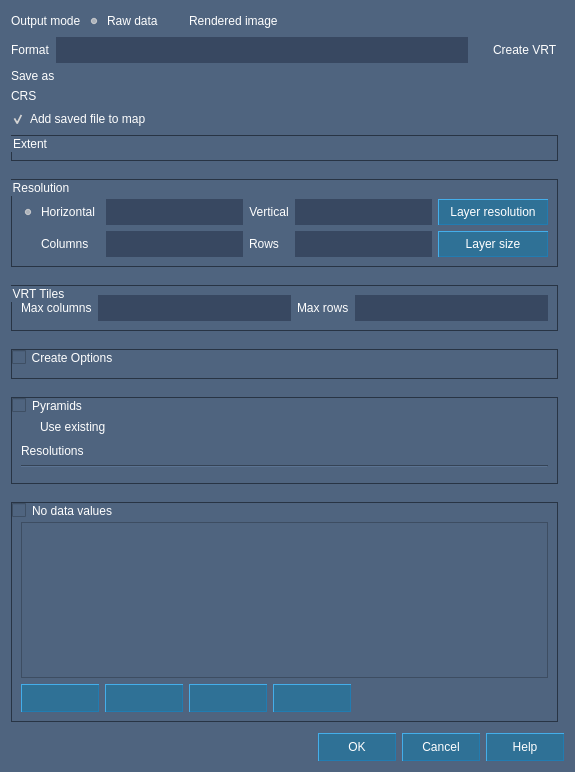
<?xml version="1.0" encoding="UTF-8"?>
<ui version="4.0">
 <class>QgsRasterLayerSaveAsDialogBase</class>
 <widget class="QDialog" name="QgsRasterLayerSaveAsDialogBase">
  <property name="geometry">
   <rect>
    <x>0</x>
    <y>0</y>
    <width>575</width>
    <height>772</height>
   </rect>
  </property>
  <property name="windowTitle">
   <string>Save Raster Layer as...</string>
  </property>
  <property name="styleSheet">
   <string notr="true">QWidget{
	color:#ffffff;
	background-color:#4f647f;
}


QPushButton{
	color:#ffffff;
	width:76px;
	height:26px;
	background-color:#2f7196;
	border-top:1px solid #44aeea;
	border-left:1px solid #44aeea;
	border-bottom:1px solid #217cb1;
	border-right:1px solid #217cb1;
}

QPushButton:hover{
	color:#ffffff;
	background-color:#0f8dc8;
}

QPushButton:pressed{
	color:#ffffff;
	background-color:#256081;
	border:1px solid #44aeea;	
}</string>
  </property>
  <layout class="QVBoxLayout" name="verticalLayout">
   <item>
    <layout class="QHBoxLayout" name="horizontalLayout_6">
     <item>
      <widget class="QLabel" name="mModeLabel">
       <property name="styleSheet">
        <string notr="true">QLabel{
	color:#ffffff;
	background-color:transparent;
}</string>
       </property>
       <property name="text">
        <string>Output mode</string>
       </property>
      </widget>
     </item>
     <item>
      <widget class="QRadioButton" name="mRawModeRadioButton">
       <property name="toolTip">
        <string>Write out raw raster layer data. Optionally user defined no data values may be applied.</string>
       </property>
       <property name="styleSheet">
        <string notr="true">QRadioButton{
	color:#ffffff;
	background-color:transparent;
}</string>
       </property>
       <property name="text">
        <string>Raw data</string>
       </property>
       <property name="checked">
        <bool>true</bool>
       </property>
      </widget>
     </item>
     <item>
      <widget class="QRadioButton" name="mRenderedModeRadioButton">
       <property name="toolTip">
        <string>Write out 3 bands RGB image rendered using current layer style.</string>
       </property>
       <property name="styleSheet">
        <string notr="true">QRadioButton{
	color:#ffffff;
	background-color:transparent;
}</string>
       </property>
       <property name="text">
        <string>Rendered image</string>
       </property>
       <property name="checked">
        <bool>false</bool>
       </property>
      </widget>
     </item>
     <item>
      <spacer name="horizontalSpacer">
       <property name="orientation">
        <enum>Qt::Horizontal</enum>
       </property>
       <property name="sizeHint" stdset="0">
        <size>
         <width>40</width>
         <height>20</height>
        </size>
       </property>
      </spacer>
     </item>
    </layout>
   </item>
   <item>
    <layout class="QHBoxLayout" name="horizontalLayout">
     <item>
      <widget class="QLabel" name="mFormatLabel">
       <property name="styleSheet">
        <string notr="true">QLabel{
	color:#ffffff;
	background-color:transparent;
}</string>
       </property>
       <property name="text">
        <string>Format</string>
       </property>
       <property name="buddy">
        <cstring>mFormatComboBox</cstring>
       </property>
      </widget>
     </item>
     <item>
      <widget class="QComboBox" name="mFormatComboBox">
       <property name="sizePolicy">
        <sizepolicy hsizetype="Expanding" vsizetype="Fixed">
         <horstretch>0</horstretch>
         <verstretch>0</verstretch>
        </sizepolicy>
       </property>
       <property name="minimumSize">
        <size>
         <width>0</width>
         <height>26</height>
        </size>
       </property>
       <property name="styleSheet">
        <string notr="true">QComboBox{
	color:#ffffff;
	background-color:#384861;
	border:0px;
}

QComboBox:hover{
	color:#ffffff;
	background-color:#384861;
	border:1px solid #63bbff;
}

QComboBox::down-arrow{	
	image: url(:/images/down_arrow.png);
	background-color:transparent;
}

QComboBox::drop-down{
	border:0px;
	width:26px;
	background-color:transparent;
}

QComboBox::drop-down:hover {
	color:white;
	border:0px;
	width:26px;
    background-color:transparent;
}

QComboBox QAbstractItemView {
	color:#3c3c3c;
	outline:none;
	border:1px solid #63bbff;
    background-color:#f6fafb;
}

QComboBox QAbstractItemView::item {
	outline:none;
	height:26px;
}

QComboBox QAbstractItemView::item:hover {
	color:white;
	outline:none;
	height:26px;
    background-color:#63bbff;	
}
QComboBox QAbstractItemView::item:selected {
	outline:none;
	border:0px;
	height:26px;
	color:#63bbff;
 	outline:none;
}</string>
       </property>
      </widget>
     </item>
     <item>
      <widget class="QCheckBox" name="mTileModeCheckBox">
       <property name="toolTip">
        <string>Create GDAL Virtual Format composed of multiple
datasets with maximum width and height specified below.</string>
       </property>
       <property name="styleSheet">
        <string notr="true">QCheckBox{
	color:#ffffff;
	background-color:transparent;
}</string>
       </property>
       <property name="text">
        <string>Create VRT</string>
       </property>
      </widget>
     </item>
    </layout>
   </item>
   <item>
    <layout class="QHBoxLayout" name="horizontalLayout_3">
     <item>
      <widget class="QLabel" name="mSaveAsLabel">
       <property name="styleSheet">
        <string notr="true">QLabel{
	color:#ffffff;
	background-color:transparent;
}</string>
       </property>
       <property name="text">
        <string>Save as</string>
       </property>
       <property name="buddy">
        <cstring>mFilename</cstring>
       </property>
      </widget>
     </item>
     <item>
      <widget class="QgsFileWidget" name="mFilename" native="true">
       <property name="enabled">
        <bool>true</bool>
       </property>
      </widget>
     </item>
    </layout>
   </item>
   <item>
    <layout class="QHBoxLayout" name="horizontalLayout_4">
     <item>
      <widget class="QLabel" name="label_2">
       <property name="sizePolicy">
        <sizepolicy hsizetype="Fixed" vsizetype="Fixed">
         <horstretch>0</horstretch>
         <verstretch>0</verstretch>
        </sizepolicy>
       </property>
       <property name="minimumSize">
        <size>
         <width>0</width>
         <height>0</height>
        </size>
       </property>
       <property name="styleSheet">
        <string notr="true">QLabel{
	color:#ffffff;
	background-color:transparent;
}</string>
       </property>
       <property name="text">
        <string>CRS</string>
       </property>
      </widget>
     </item>
     <item>
      <widget class="QgsProjectionSelectionWidget" name="mCrsSelector" native="true">
       <property name="focusPolicy">
        <enum>Qt::StrongFocus</enum>
       </property>
      </widget>
     </item>
    </layout>
   </item>
   <item>
    <widget class="QCheckBox" name="mAddToCanvas">
     <property name="styleSheet">
      <string notr="true">QCheckBox{
	color:#ffffff;
	background-color:transparent;
}</string>
     </property>
     <property name="text">
      <string>Add saved file to map</string>
     </property>
     <property name="checked">
      <bool>true</bool>
     </property>
    </widget>
   </item>
   <item>
    <widget class="QgsScrollArea" name="mScrollArea">
     <property name="styleSheet">
      <string notr="true">QScrollBar:horizontal{
background-color:#2b394f;
height:12px;
}

QScrollBar::handle:horizontal{
margin:2px;
background-color:#2f7196;
}

QScrollBar::add-line:horizontal{
width:8px;
height:8px;
background-color:transparent;
subcontrol-position:right;
}

QScrollBar::sub-line:horizontal{
width:8px;
height:8px;
background-color:transparent;
subcontrol-position:left;
}

QScrollBar:vertical{
background-color:#2b394f;
width:12px;
}

QScrollBar::add-page:horizontal{
background:transparent;
}

QScrollBar::sub-page:horizontal{
background:transparent;
}

QScrollBar::add-page:vertical{
background:transparent;
}

QScrollBar::sub-page:vertical{
background:transparent;
}

QScrollBar::handle:vertical{
margin:2px;
background-color:#2f7196;
}

QScrollBar::add-line:vertical{
width:8px;
height:8px;
background-color:transparent;
subcontrol-position:bottom;
}

QScrollBar::sub-line:vertical{
width:8px;
height:8px;
background-color:transparent;
subcontrol-position:top;
}

QTableWidget::Item{
border:0px;
}

QTableWidget::Item:hover{
color:#ffffff;
border:0px;
background-color:#2887f1;
}

QTableWidget::Item:selected{
color:#ffffff;
border:0px;
background-color:#2887f1;
}

</string>
     </property>
     <property name="frameShape">
      <enum>QFrame::NoFrame</enum>
     </property>
     <property name="frameShadow">
      <enum>QFrame::Sunken</enum>
     </property>
     <property name="widgetResizable">
      <bool>true</bool>
     </property>
     <widget class="QWidget" name="scrollAreaWidgetContents">
      <property name="geometry">
       <rect>
        <x>0</x>
        <y>0</y>
        <width>557</width>
        <height>596</height>
       </rect>
      </property>
      <layout class="QVBoxLayout" name="verticalLayout_5">
       <property name="spacing">
        <number>18</number>
       </property>
       <property name="leftMargin">
        <number>0</number>
       </property>
       <property name="topMargin">
        <number>0</number>
       </property>
       <property name="rightMargin">
        <number>6</number>
       </property>
       <property name="bottomMargin">
        <number>0</number>
       </property>
       <item>
        <widget class="QgsExtentGroupBox" name="mExtentGroupBox">
         <property name="sizePolicy">
          <sizepolicy hsizetype="Preferred" vsizetype="Preferred">
           <horstretch>0</horstretch>
           <verstretch>0</verstretch>
          </sizepolicy>
         </property>
         <property name="autoFillBackground">
          <bool>false</bool>
         </property>
         <property name="styleSheet">
          <string notr="true">QGroupBox{
	color:#ffffff;
	padding-top:10px;
	border:1px solid #283444;	
}
</string>
         </property>
         <property name="title">
          <string>Extent</string>
         </property>
         <property name="alignment">
          <set>Qt::AlignLeading|Qt::AlignLeft|Qt::AlignVCenter</set>
         </property>
         <property name="checkable">
          <bool>false</bool>
         </property>
         <property name="collapsed" stdset="0">
          <bool>false</bool>
         </property>
         <property name="saveCollapsedState" stdset="0">
          <bool>true</bool>
         </property>
        </widget>
       </item>
       <item>
        <widget class="QgsCollapsibleGroupBox" name="mResolutionGroupBox">
         <property name="sizePolicy">
          <sizepolicy hsizetype="Preferred" vsizetype="Preferred">
           <horstretch>0</horstretch>
           <verstretch>0</verstretch>
          </sizepolicy>
         </property>
         <property name="styleSheet">
          <string notr="true">QGroupBox{
	color:#ffffff;
	padding-top:10px;
	border:1px solid #283444;	
}
</string>
         </property>
         <property name="title">
          <string>Resolution</string>
         </property>
         <property name="flat">
          <bool>false</bool>
         </property>
         <property name="checkable">
          <bool>false</bool>
         </property>
         <property name="collapsed" stdset="0">
          <bool>false</bool>
         </property>
         <property name="saveCollapsedState" stdset="0">
          <bool>true</bool>
         </property>
         <layout class="QVBoxLayout" name="verticalLayout_3">
          <item>
           <layout class="QGridLayout" name="gridLayout_2">
            <item row="0" column="0">
             <widget class="QRadioButton" name="mResolutionRadioButton">
              <property name="styleSheet">
               <string notr="true">QRadioButton{
	color:#ffffff;
	background-color:transparent;
}
</string>
              </property>
              <property name="text">
               <string>Horizontal</string>
              </property>
              <property name="checked">
               <bool>true</bool>
              </property>
             </widget>
            </item>
            <item row="0" column="1">
             <widget class="QLineEdit" name="mXResolutionLineEdit">
              <property name="minimumSize">
               <size>
                <width>0</width>
                <height>26</height>
               </size>
              </property>
              <property name="styleSheet">
               <string notr="true">QLineEdit{
	color:#ffffff;
	background-color:#384861;
	border:0px;
}

QLineEdit:hover{
	color:#ffffff;
	background-color:#384861;
	border:1px solid #2ba3e7;
}</string>
              </property>
             </widget>
            </item>
            <item row="1" column="0">
             <widget class="QRadioButton" name="mSizeRadioButton">
              <property name="styleSheet">
               <string notr="true">QRadioButton{
	color:#ffffff;
	background-color:transparent;
}</string>
              </property>
              <property name="text">
               <string>Columns</string>
              </property>
             </widget>
            </item>
            <item row="1" column="1">
             <widget class="QLineEdit" name="mColumnsLineEdit">
              <property name="minimumSize">
               <size>
                <width>0</width>
                <height>26</height>
               </size>
              </property>
              <property name="styleSheet">
               <string notr="true">QLineEdit{
	color:#ffffff;
	background-color:#384861;
	border:0px;
}

QLineEdit:hover{
	color:#ffffff;
	background-color:#384861;
	border:1px solid #2ba3e7;
}</string>
              </property>
             </widget>
            </item>
            <item row="1" column="2">
             <widget class="QLabel" name="mRowsLabel">
              <property name="styleSheet">
               <string notr="true">QLabel{
	color:#ffffff;
	background-color:transparent;
}</string>
              </property>
              <property name="text">
               <string>Rows</string>
              </property>
             </widget>
            </item>
            <item row="0" column="3">
             <widget class="QLineEdit" name="mYResolutionLineEdit">
              <property name="minimumSize">
               <size>
                <width>0</width>
                <height>26</height>
               </size>
              </property>
              <property name="styleSheet">
               <string notr="true">QLineEdit{
	color:#ffffff;
	background-color:#384861;
	border:0px;
}

QLineEdit:hover{
	color:#ffffff;
	background-color:#384861;
	border:1px solid #2ba3e7;
}</string>
              </property>
             </widget>
            </item>
            <item row="1" column="3">
             <widget class="QLineEdit" name="mRowsLineEdit">
              <property name="minimumSize">
               <size>
                <width>0</width>
                <height>26</height>
               </size>
              </property>
              <property name="styleSheet">
               <string notr="true">QLineEdit{
	color:#ffffff;
	background-color:#384861;
	border:0px;
}

QLineEdit:hover{
	color:#ffffff;
	background-color:#384861;
	border:1px solid #2ba3e7;
}</string>
              </property>
             </widget>
            </item>
            <item row="0" column="4">
             <widget class="QPushButton" name="mOriginalResolutionPushButton">
              <property name="minimumSize">
               <size>
                <width>110</width>
                <height>26</height>
               </size>
              </property>
              <property name="styleSheet">
               <string notr="true">QPushButton{
	color:#ffffff;
	background-color:#2f7196;
	border-top:1px solid #44aeea;
	border-left:1px solid #44aeea;
	border-bottom:1px solid #217cb1;
	border-right:1px solid #217cb1;
}

QPushButton:hover{
	color:#ffffff;
	background-color:#0f8dc8;
}

QPushButton:pressed{
	color:#ffffff;
	background-color:#256081;
	border:1px solid #44aeea;	
}</string>
              </property>
              <property name="text">
               <string>Layer resolution</string>
              </property>
             </widget>
            </item>
            <item row="1" column="4">
             <widget class="QPushButton" name="mOriginalSizePushButton">
              <property name="minimumSize">
               <size>
                <width>110</width>
                <height>26</height>
               </size>
              </property>
              <property name="styleSheet">
               <string notr="true">QPushButton{
	color:#ffffff;
	background-color:#2f7196;
	border-top:1px solid #44aeea;
	border-left:1px solid #44aeea;
	border-bottom:1px solid #217cb1;
	border-right:1px solid #217cb1;
}

QPushButton:hover{
	color:#ffffff;
	background-color:#0f8dc8;
}

QPushButton:pressed{
	color:#ffffff;
	background-color:#256081;
	border:1px solid #44aeea;	
}</string>
              </property>
              <property name="text">
               <string>Layer size</string>
              </property>
             </widget>
            </item>
            <item row="0" column="2">
             <widget class="QLabel" name="label">
              <property name="styleSheet">
               <string notr="true">QLabel{
	color:#ffffff;
	background-color:transparent;
}</string>
              </property>
              <property name="text">
               <string>Vertical</string>
              </property>
              <property name="alignment">
               <set>Qt::AlignCenter</set>
              </property>
             </widget>
            </item>
           </layout>
          </item>
         </layout>
        </widget>
       </item>
       <item>
        <widget class="QgsCollapsibleGroupBox" name="mTilesGroupBox">
         <property name="sizePolicy">
          <sizepolicy hsizetype="Preferred" vsizetype="Preferred">
           <horstretch>0</horstretch>
           <verstretch>0</verstretch>
          </sizepolicy>
         </property>
         <property name="styleSheet">
          <string notr="true">QGroupBox{
	color:#ffffff;
	border:1px solid #283444;	
}
</string>
         </property>
         <property name="title">
          <string>VRT Tiles</string>
         </property>
         <property name="checkable">
          <bool>false</bool>
         </property>
         <property name="checked">
          <bool>false</bool>
         </property>
         <property name="collapsed" stdset="0">
          <bool>false</bool>
         </property>
         <property name="saveCollapsedState" stdset="0">
          <bool>true</bool>
         </property>
         <layout class="QHBoxLayout" name="horizontalLayout_5">
          <item>
           <widget class="QLabel" name="mMaximumSizeXLabel">
            <property name="toolTip">
             <string>Maximum number of columns in one tile.</string>
            </property>
            <property name="styleSheet">
             <string notr="true">QLabel{
	color:#ffffff;
	background-color:transparent;
}</string>
            </property>
            <property name="text">
             <string>Max columns</string>
            </property>
           </widget>
          </item>
          <item>
           <widget class="QLineEdit" name="mMaximumSizeXLineEdit">
            <property name="minimumSize">
             <size>
              <width>0</width>
              <height>26</height>
             </size>
            </property>
            <property name="toolTip">
             <string>Maximum number of columns in one tile.</string>
            </property>
            <property name="styleSheet">
             <string notr="true">QLineEdit{
	color:#ffffff;
	background-color:#384861;
	border:0px;
}

QLineEdit:hover{
	color:#ffffff;
	background-color:#384861;
	border:1px solid #2ba3e7;
}</string>
            </property>
           </widget>
          </item>
          <item>
           <widget class="QLabel" name="mMaximumSizeYLabel">
            <property name="toolTip">
             <string>Maximum number of rows in one tile.</string>
            </property>
            <property name="styleSheet">
             <string notr="true">QLabel{
	color:#ffffff;
	background-color:transparent;
}</string>
            </property>
            <property name="text">
             <string>Max rows</string>
            </property>
           </widget>
          </item>
          <item>
           <widget class="QLineEdit" name="mMaximumSizeYLineEdit">
            <property name="minimumSize">
             <size>
              <width>0</width>
              <height>26</height>
             </size>
            </property>
            <property name="toolTip">
             <string>Maximum number of rows in one tile.</string>
            </property>
            <property name="styleSheet">
             <string notr="true">QLineEdit{
	color:#ffffff;
	background-color:#384861;
	border:0px;
}

QLineEdit:hover{
	color:#ffffff;
	background-color:#384861;
	border:1px solid #2ba3e7;
}</string>
            </property>
           </widget>
          </item>
         </layout>
        </widget>
       </item>
       <item>
        <widget class="QgsCollapsibleGroupBox" name="mCreateOptionsGroupBox">
         <property name="sizePolicy">
          <sizepolicy hsizetype="Preferred" vsizetype="Preferred">
           <horstretch>0</horstretch>
           <verstretch>0</verstretch>
          </sizepolicy>
         </property>
         <property name="styleSheet">
          <string notr="true">QGroupBox{
	color:#ffffff;
	padding-top:10px;
	border:1px solid #283444;	
}
</string>
         </property>
         <property name="title">
          <string>Create Options</string>
         </property>
         <property name="checkable">
          <bool>true</bool>
         </property>
         <property name="checked">
          <bool>false</bool>
         </property>
         <property name="collapsed" stdset="0">
          <bool>false</bool>
         </property>
         <property name="saveCollapsedState" stdset="0">
          <bool>true</bool>
         </property>
         <layout class="QGridLayout" name="gridLayout_5">
          <item row="0" column="0">
           <widget class="QgsRasterFormatSaveOptionsWidget" name="mCreateOptionsWidget" native="true"/>
          </item>
         </layout>
        </widget>
       </item>
       <item>
        <widget class="QgsCollapsibleGroupBox" name="mPyramidsGroupBox">
         <property name="sizePolicy">
          <sizepolicy hsizetype="Preferred" vsizetype="Preferred">
           <horstretch>0</horstretch>
           <verstretch>0</verstretch>
          </sizepolicy>
         </property>
         <property name="styleSheet">
          <string notr="true">QGroupBox{
	color:#ffffff;
	padding-top:10px;
	border:1px solid #283444;	
}
</string>
         </property>
         <property name="title">
          <string>Pyramids</string>
         </property>
         <property name="checkable">
          <bool>true</bool>
         </property>
         <property name="checked">
          <bool>false</bool>
         </property>
         <property name="collapsed" stdset="0">
          <bool>false</bool>
         </property>
         <property name="saveCollapsedState" stdset="0">
          <bool>true</bool>
         </property>
         <layout class="QGridLayout" name="gridLayout_3">
          <item row="3" column="0">
           <widget class="QgsRasterPyramidsOptionsWidget" name="mPyramidsOptionsWidget" native="true"/>
          </item>
          <item row="2" column="0">
           <widget class="Line" name="line">
            <property name="orientation">
             <enum>Qt::Horizontal</enum>
            </property>
           </widget>
          </item>
          <item row="1" column="0">
           <layout class="QHBoxLayout" name="horizontalLayout_9">
            <item>
             <widget class="QLabel" name="mPyramidResolutionsLabel">
              <property name="text">
               <string>Resolutions</string>
              </property>
             </widget>
            </item>
            <item>
             <spacer name="horizontalSpacer_5">
              <property name="orientation">
               <enum>Qt::Horizontal</enum>
              </property>
              <property name="sizeType">
               <enum>QSizePolicy::Fixed</enum>
              </property>
              <property name="sizeHint" stdset="0">
               <size>
                <width>10</width>
                <height>0</height>
               </size>
              </property>
             </spacer>
            </item>
            <item>
             <widget class="QLineEdit" name="mPyramidResolutionsLineEdit">
              <property name="toolTip">
               <string>Pyramid resolutions corresponding to levels given</string>
              </property>
              <property name="autoFillBackground">
               <bool>false</bool>
              </property>
              <property name="text">
               <string/>
              </property>
              <property name="frame">
               <bool>false</bool>
              </property>
              <property name="readOnly">
               <bool>true</bool>
              </property>
             </widget>
            </item>
           </layout>
          </item>
          <item row="0" column="0">
           <widget class="QCheckBox" name="mPyramidsUseExistingCheckBox">
            <property name="styleSheet">
             <string notr="true">QCheckBox{
	color:#ffffff;
	background-color:transparent;
}</string>
            </property>
            <property name="text">
             <string>Use existing</string>
            </property>
           </widget>
          </item>
         </layout>
        </widget>
       </item>
       <item>
        <widget class="QgsCollapsibleGroupBox" name="mNoDataGroupBox">
         <property name="sizePolicy">
          <sizepolicy hsizetype="Preferred" vsizetype="Preferred">
           <horstretch>0</horstretch>
           <verstretch>0</verstretch>
          </sizepolicy>
         </property>
         <property name="toolTip">
          <string>Additional no data values. The specified values will be set to no data in output raster.</string>
         </property>
         <property name="styleSheet">
          <string notr="true">QGroupBox{
	color:#ffffff;
	padding-top:10px;
	border:1px solid #283444;	
}
</string>
         </property>
         <property name="title">
          <string>No data values</string>
         </property>
         <property name="checkable">
          <bool>true</bool>
         </property>
         <property name="checked">
          <bool>false</bool>
         </property>
         <property name="collapsed" stdset="0">
          <bool>false</bool>
         </property>
         <property name="saveCollapsedState" stdset="0">
          <bool>true</bool>
         </property>
         <layout class="QHBoxLayout" name="horizontalLayout_7">
          <item>
           <layout class="QGridLayout" name="gridLayout">
            <item row="2" column="1">
             <widget class="QPushButton" name="mRemoveSelectedNoDataToolButton">
              <property name="sizePolicy">
               <sizepolicy hsizetype="Fixed" vsizetype="Fixed">
                <horstretch>0</horstretch>
                <verstretch>0</verstretch>
               </sizepolicy>
              </property>
              <property name="toolTip">
               <string>Remove selected row</string>
              </property>
              <property name="styleSheet">
               <string notr="true">QPushButton{
	color:#ffffff;
	background-color:#2f7196;
	border-top:1px solid #44aeea;
	border-left:1px solid #44aeea;
	border-bottom:1px solid #217cb1;
	border-right:1px solid #217cb1;
}

QPushButton:hover{
	color:#ffffff;
	background-color:#0f8dc8;
}

QPushButton:pressed{
	color:#ffffff;
	background-color:#256081;
	border:1px solid #44aeea;	
}</string>
              </property>
              <property name="text">
               <string/>
              </property>
              <property name="icon">
               <iconset>
                <normaloff>:/images/themes/default/symbologyRemove.svg</normaloff>:/images/themes/default/symbologyRemove.svg</iconset>
              </property>
             </widget>
            </item>
            <item row="2" column="0">
             <widget class="QPushButton" name="mAddNoDataManuallyToolButton">
              <property name="sizePolicy">
               <sizepolicy hsizetype="Fixed" vsizetype="Fixed">
                <horstretch>0</horstretch>
                <verstretch>0</verstretch>
               </sizepolicy>
              </property>
              <property name="toolTip">
               <string>Add values manually</string>
              </property>
              <property name="styleSheet">
               <string notr="true">QPushButton{
	color:#ffffff;
	background-color:#2f7196;
	border-top:1px solid #44aeea;
	border-left:1px solid #44aeea;
	border-bottom:1px solid #217cb1;
	border-right:1px solid #217cb1;
}

QPushButton:hover{
	color:#ffffff;
	background-color:#0f8dc8;
}

QPushButton:pressed{
	color:#ffffff;
	background-color:#256081;
	border:1px solid #44aeea;	
}</string>
              </property>
              <property name="text">
               <string/>
              </property>
              <property name="icon">
               <iconset>
                <normaloff>:/images/themes/default/symbologyAdd.svg</normaloff>:/images/themes/default/symbologyAdd.svg</iconset>
              </property>
             </widget>
            </item>
            <item row="1" column="0" colspan="5">
             <widget class="QTableWidget" name="mNoDataTableWidget">
              <property name="sizePolicy">
               <sizepolicy hsizetype="Expanding" vsizetype="Preferred">
                <horstretch>0</horstretch>
                <verstretch>0</verstretch>
               </sizepolicy>
              </property>
              <property name="minimumSize">
               <size>
                <width>0</width>
                <height>0</height>
               </size>
              </property>
              <attribute name="horizontalHeaderDefaultSectionSize">
               <number>250</number>
              </attribute>
              <attribute name="horizontalHeaderMinimumSectionSize">
               <number>200</number>
              </attribute>
             </widget>
            </item>
            <item row="2" column="2">
             <widget class="QPushButton" name="mLoadTransparentNoDataToolButton">
              <property name="sizePolicy">
               <sizepolicy hsizetype="Fixed" vsizetype="Fixed">
                <horstretch>0</horstretch>
                <verstretch>0</verstretch>
               </sizepolicy>
              </property>
              <property name="toolTip">
               <string>Load user defined fully transparent (100%) values </string>
              </property>
              <property name="styleSheet">
               <string notr="true">QPushButton{
	color:#ffffff;
	background-color:#2f7196;
	border-top:1px solid #44aeea;
	border-left:1px solid #44aeea;
	border-bottom:1px solid #217cb1;
	border-right:1px solid #217cb1;
}

QPushButton:hover{
	color:#ffffff;
	background-color:#0f8dc8;
}

QPushButton:pressed{
	color:#ffffff;
	background-color:#256081;
	border:1px solid #44aeea;	
}</string>
              </property>
              <property name="text">
               <string/>
              </property>
              <property name="icon">
               <iconset>
                <normaloff>:/images/themes/default/mActionFileOpen.svg</normaloff>:/images/themes/default/mActionFileOpen.svg</iconset>
              </property>
             </widget>
            </item>
            <item row="2" column="3">
             <widget class="QPushButton" name="mRemoveAllNoDataToolButton">
              <property name="sizePolicy">
               <sizepolicy hsizetype="Fixed" vsizetype="Fixed">
                <horstretch>0</horstretch>
                <verstretch>0</verstretch>
               </sizepolicy>
              </property>
              <property name="toolTip">
               <string>Clear all</string>
              </property>
              <property name="styleSheet">
               <string notr="true">QPushButton{
	color:#ffffff;
	background-color:#2f7196;
	border-top:1px solid #44aeea;
	border-left:1px solid #44aeea;
	border-bottom:1px solid #217cb1;
	border-right:1px solid #217cb1;
}

QPushButton:hover{
	color:#ffffff;
	background-color:#0f8dc8;
}

QPushButton:pressed{
	color:#ffffff;
	background-color:#256081;
	border:1px solid #44aeea;	
}</string>
              </property>
              <property name="text">
               <string/>
              </property>
              <property name="icon">
               <iconset>
                <normaloff>:/images/themes/default/mActionRemove.svg</normaloff>:/images/themes/default/mActionRemove.svg</iconset>
              </property>
             </widget>
            </item>
           </layout>
          </item>
         </layout>
        </widget>
       </item>
       <item>
        <spacer name="verticalSpacer">
         <property name="orientation">
          <enum>Qt::Vertical</enum>
         </property>
         <property name="sizeType">
          <enum>QSizePolicy::Expanding</enum>
         </property>
         <property name="sizeHint" stdset="0">
          <size>
           <width>20</width>
           <height>40</height>
          </size>
         </property>
        </spacer>
       </item>
      </layout>
     </widget>
    </widget>
   </item>
   <item>
    <widget class="QDialogButtonBox" name="mButtonBox">
     <property name="orientation">
      <enum>Qt::Horizontal</enum>
     </property>
     <property name="standardButtons">
      <set>QDialogButtonBox::Cancel|QDialogButtonBox::Help|QDialogButtonBox::Ok</set>
     </property>
    </widget>
   </item>
  </layout>
 </widget>
 <customwidgets>
  <customwidget>
   <class>QgsRasterFormatSaveOptionsWidget</class>
   <extends>QWidget</extends>
   <header>qgsrasterformatsaveoptionswidget.h</header>
   <container>1</container>
  </customwidget>
  <customwidget>
   <class>QgsScrollArea</class>
   <extends>QScrollArea</extends>
   <header>qgsscrollarea.h</header>
   <container>1</container>
  </customwidget>
  <customwidget>
   <class>QgsCollapsibleGroupBox</class>
   <extends>QGroupBox</extends>
   <header>qgscollapsiblegroupbox.h</header>
   <container>1</container>
  </customwidget>
  <customwidget>
   <class>QgsProjectionSelectionWidget</class>
   <extends>QWidget</extends>
   <header>qgsprojectionselectionwidget.h</header>
   <container>1</container>
  </customwidget>
  <customwidget>
   <class>QgsExtentGroupBox</class>
   <extends>QgsCollapsibleGroupBox</extends>
   <header>qgsextentgroupbox.h</header>
   <container>1</container>
  </customwidget>
  <customwidget>
   <class>QgsRasterPyramidsOptionsWidget</class>
   <extends>QWidget</extends>
   <header>qgsrasterpyramidsoptionswidget.h</header>
   <container>1</container>
  </customwidget>
  <customwidget>
   <class>QgsFileWidget</class>
   <extends>QWidget</extends>
   <header>qgsfilewidget.h</header>
   <container>1</container>
  </customwidget>
 </customwidgets>
 <tabstops>
  <tabstop>mRawModeRadioButton</tabstop>
  <tabstop>mRenderedModeRadioButton</tabstop>
  <tabstop>mFormatComboBox</tabstop>
  <tabstop>mTileModeCheckBox</tabstop>
  <tabstop>mFilename</tabstop>
  <tabstop>mCrsSelector</tabstop>
  <tabstop>mAddToCanvas</tabstop>
  <tabstop>mScrollArea</tabstop>
  <tabstop>mResolutionRadioButton</tabstop>
  <tabstop>mXResolutionLineEdit</tabstop>
  <tabstop>mYResolutionLineEdit</tabstop>
  <tabstop>mOriginalResolutionPushButton</tabstop>
  <tabstop>mSizeRadioButton</tabstop>
  <tabstop>mColumnsLineEdit</tabstop>
  <tabstop>mRowsLineEdit</tabstop>
  <tabstop>mOriginalSizePushButton</tabstop>
  <tabstop>mMaximumSizeXLineEdit</tabstop>
  <tabstop>mMaximumSizeYLineEdit</tabstop>
  <tabstop>mCreateOptionsGroupBox</tabstop>
  <tabstop>mPyramidsGroupBox</tabstop>
  <tabstop>mPyramidsUseExistingCheckBox</tabstop>
  <tabstop>mPyramidResolutionsLineEdit</tabstop>
  <tabstop>mNoDataGroupBox</tabstop>
  <tabstop>mNoDataTableWidget</tabstop>
  <tabstop>mAddNoDataManuallyToolButton</tabstop>
  <tabstop>mRemoveSelectedNoDataToolButton</tabstop>
  <tabstop>mLoadTransparentNoDataToolButton</tabstop>
  <tabstop>mRemoveAllNoDataToolButton</tabstop>
 </tabstops>
 <resources>
  <include location="ui.qrc"/>
 </resources>
 <connections>
  <connection>
   <sender>mButtonBox</sender>
   <signal>accepted()</signal>
   <receiver>QgsRasterLayerSaveAsDialogBase</receiver>
   <slot>accept()</slot>
   <hints>
    <hint type="sourcelabel">
     <x>254</x>
     <y>575</y>
    </hint>
    <hint type="destinationlabel">
     <x>157</x>
     <y>274</y>
    </hint>
   </hints>
  </connection>
  <connection>
   <sender>mButtonBox</sender>
   <signal>rejected()</signal>
   <receiver>QgsRasterLayerSaveAsDialogBase</receiver>
   <slot>reject()</slot>
   <hints>
    <hint type="sourcelabel">
     <x>322</x>
     <y>575</y>
    </hint>
    <hint type="destinationlabel">
     <x>286</x>
     <y>274</y>
    </hint>
   </hints>
  </connection>
 </connections>
</ui>
